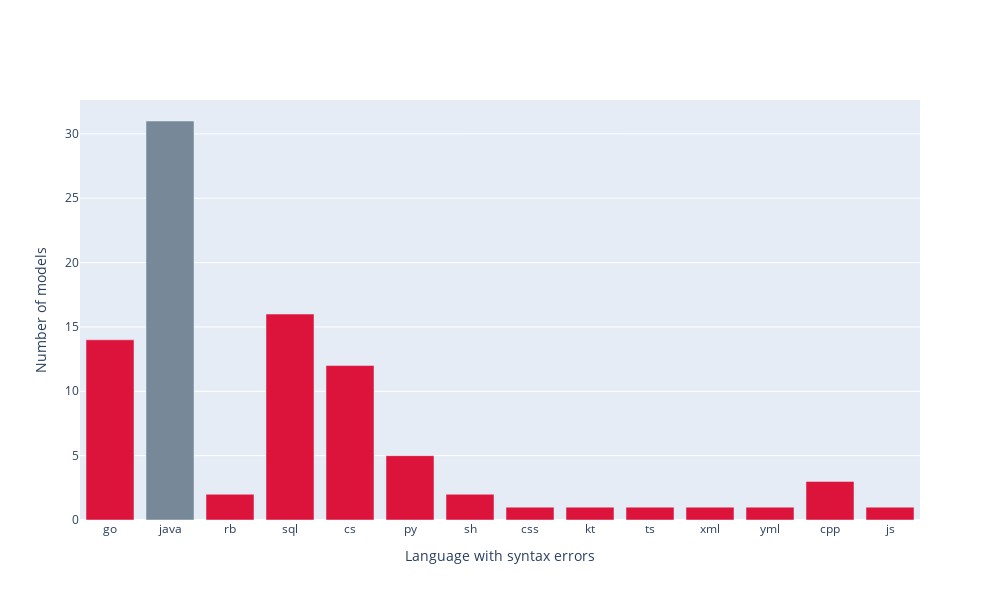
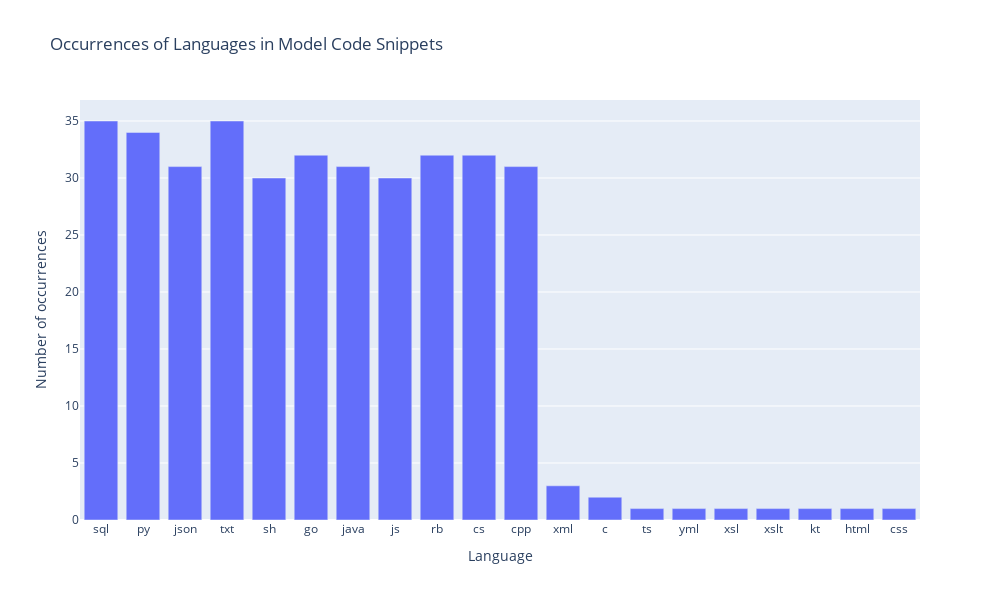
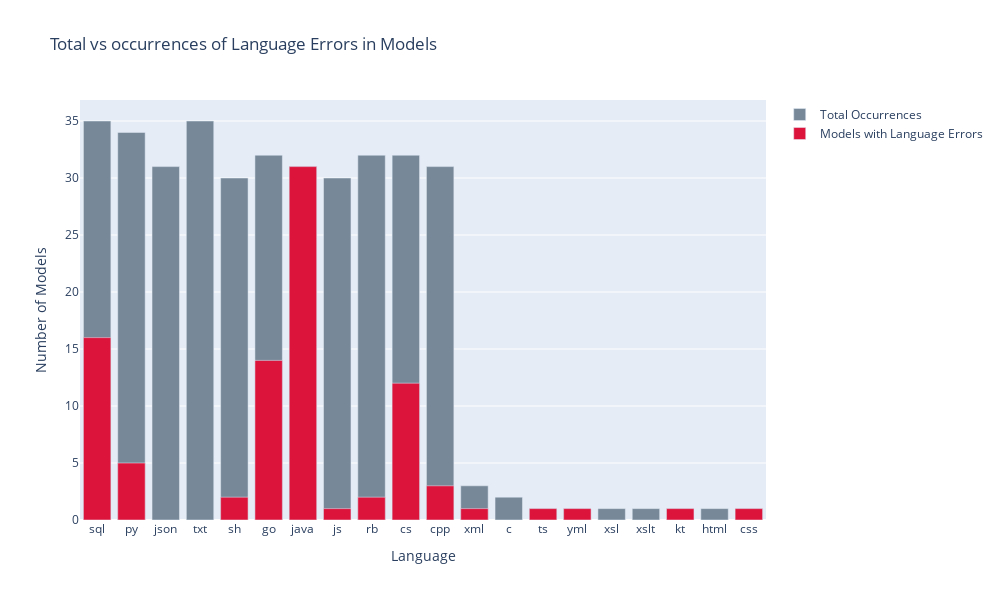

The code cell stored with these charts, in order, in its notebook:
### Markdown cell above
<h1>Visualizations of results from modeltesting</h1>

### Code cell
import os
from pathlib import Path
import matplotlib.pyplot as plt
import plotly.express as px
import plotly.graph_objects as go
import pandas as pd

df = pd.read_csv('results/avg_results.csv')
df_results = pd.read_csv('results/results.csv')
print(len(os.listdir('output')))
averaged_df = df.groupby('Model', as_index=False)[['Average time[s]', 'Average tokens/s']].mean()

lang_error_dict = {}

lang_counts = df[df['Inteded purpose'] == 'coding']['Language errors'].value_counts()
lang_error = df_results['results'].str.split(',').reset_index(drop=True)

for lang_list in lang_error:
    for lang in lang_list:
        if lang not in lang_error_dict:
            lang_error_dict[lang] = 0
        lang_error_dict[lang] += 1
        

# Retrieve language with most errors
max_index = max(lang_error_dict, key=lang_error_dict.get)
colors = ['crimson',] * len(lang_error_dict)
max_pos = list(lang_error_dict.keys()).index(max_index)
colors[max_pos] = 'lightslategray'

# Plot Distribution of Syntax Errors 
fig = go.Figure(
    data=[go.Bar(
        x=list(lang_error_dict.keys()),
        y=list(lang_error_dict.values()),
        marker_color=colors
    )]
)
fig.update_layout(
    xaxis_title='Language with syntax errors',
    yaxis_title='Number of models',
    width=1000,
    height=600
)
fig.show()


# Count number models with atleast one appearence of each language
lang_occurences = {}
models = os.listdir('output')
for model in models:
    path = Path('output') / model
    code_snippets = os.listdir(path)
    languages_in_model = set()
    for code_snippet in code_snippets:
        if code_snippet.endswith('go'):
            lang = 'go'
            go_codes = os.listdir(path / code_snippet)
            for go_code in go_codes:
                if lang not in lang_occurences:
                    lang_occurences[lang] = 0
                if lang not in languages_in_model:
                    languages_in_model.add(lang)
                    lang_occurences[lang] += 1
        else:
            lang = code_snippet.split('.')[1]
            if lang not in lang_occurences:
                lang_occurences[lang] = 0
            if lang not in languages_in_model:
                languages_in_model.add(lang)
                lang_occurences[lang] += 1
    


# Plot number of models containing atleaste one appearance of language
fig = px.bar(
    x=list(lang_occurences.keys()),
    y=list(lang_occurences.values()),
    labels={'x': 'Language', 'y': 'Number of occurrences'},
    title='Occurrences of Languages in Model Code Snippets'
)

fig.update_layout(
    xaxis_title='Language',
    yaxis_title='Number of occurrences',
    width=1000,
    height=600
)
fig.show()


# Plot total models containing language vs models with language errors
fig = go.Figure()

fig.add_trace(go.Bar(
    x=list(lang_occurences.keys()),
    y=list(lang_occurences.values()),
    name='Total Occurrences',
    hovertemplate='Language: %{x}<br>Total: %{y}<extra></extra>',
    marker_color='lightslategray'
))

fig.add_trace(go.Bar(
    x=list(lang_error_dict.keys()),
    y=list(lang_error_dict.values()),
    name='Models with Language Errors',
    hovertemplate='Language: %{x}<br>Containing errors: %{y}<extra></extra>',
    marker_color='crimson'
))

fig.update_layout(
    barmode='overlay',
    xaxis_title='Language',
    yaxis_title='Number of Models',
    title='Total vs occurrences of Language Errors in Models',
    width=1000,
    height=600
)
fig.show()

### Figure 1 — Plotly figure (JSON) as saved in the notebook; plotly's stock layout.template omitted (floating-point values rounded to 4 significant figures)
{"data": [{"marker": {"color": ["crimson", "lightslategray", "crimson", "crimson", "crimson", "crimson", "crimson", "crimson", "crimson", "crimson", "crimson", "crimson", "crimson", "crimson"]}, "type": "bar", "x": ["go", "java", "rb", "sql", "cs", "py", "sh", "css", "kt", "ts", "xml", "yml", "cpp", "js"], "y": [14, 31, 2, 16, 12, 5, 2, 1, 1, 1, 1, 1, 3, 1]}], "layout": {"height": 600, "width": 1000, "xaxis": {"title": {"text": "Language with syntax errors"}}, "yaxis": {"title": {"text": "Number of models"}}}}

### Figure 2 — Plotly figure (JSON) as saved in the notebook; plotly's stock layout.template omitted (floating-point values rounded to 4 significant figures)
{"data": [{"hovertemplate": "Language=%{x}<br>Number of occurrences=%{y}<extra></extra>", "legendgroup": "", "marker": {"color": "#636efa", "pattern": {"shape": ""}}, "name": "", "orientation": "v", "showlegend": false, "textposition": "auto", "type": "bar", "x": ["sql", "py", "json", "txt", "sh", "go", "java", "js", "rb", "cs", "cpp", "xml", "c", "ts", "yml", "xsl", "xslt", "kt", "html", "css"], "xaxis": "x", "y": [35, 34, 31, 35, 30, 32, 31, 30, 32, 32, 31, 3, 2, 1, 1, 1, 1, 1, 1, 1], "yaxis": "y"}], "layout": {"barmode": "relative", "height": 600, "legend": {"tracegroupgap": 0}, "title": {"text": "Occurrences of Languages in Model Code Snippets"}, "width": 1000, "xaxis": {"anchor": "y", "domain": [0, 1], "title": {"text": "Language"}}, "yaxis": {"anchor": "x", "domain": [0, 1], "title": {"text": "Number of occurrences"}}}}

### Figure 3 — Plotly figure (JSON) as saved in the notebook; plotly's stock layout.template omitted (floating-point values rounded to 4 significant figures)
{"data": [{"hovertemplate": "Language: %{x}<br>Total: %{y}<extra></extra>", "marker": {"color": "lightslategray"}, "name": "Total Occurrences", "type": "bar", "x": ["sql", "py", "json", "txt", "sh", "go", "java", "js", "rb", "cs", "cpp", "xml", "c", "ts", "yml", "xsl", "xslt", "kt", "html", "css"], "y": [35, 34, 31, 35, 30, 32, 31, 30, 32, 32, 31, 3, 2, 1, 1, 1, 1, 1, 1, 1]}, {"hovertemplate": "Language: %{x}<br>Containing errors: %{y}<extra></extra>", "marker": {"color": "crimson"}, "name": "Models with Language Errors", "type": "bar", "x": ["go", "java", "rb", "sql", "cs", "py", "sh", "css", "kt", "ts", "xml", "yml", "cpp", "js"], "y": [14, 31, 2, 16, 12, 5, 2, 1, 1, 1, 1, 1, 3, 1]}], "layout": {"barmode": "overlay", "height": 600, "title": {"text": "Total vs occurrences of Language Errors in Models"}, "width": 1000, "xaxis": {"title": {"text": "Language"}}, "yaxis": {"title": {"text": "Number of Models"}}}}
